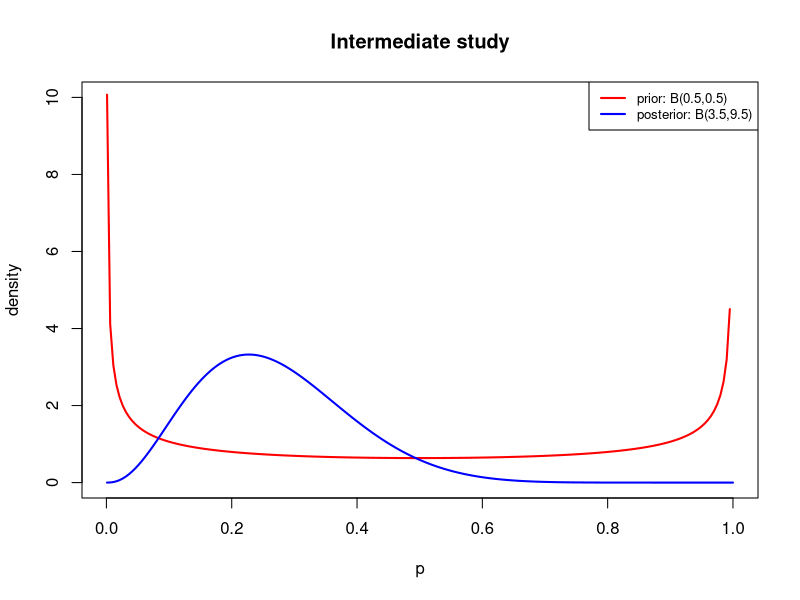
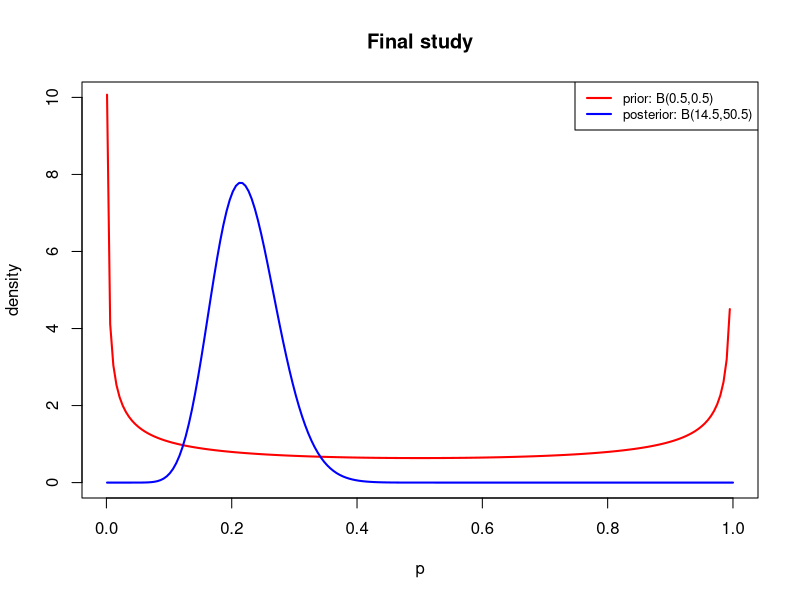
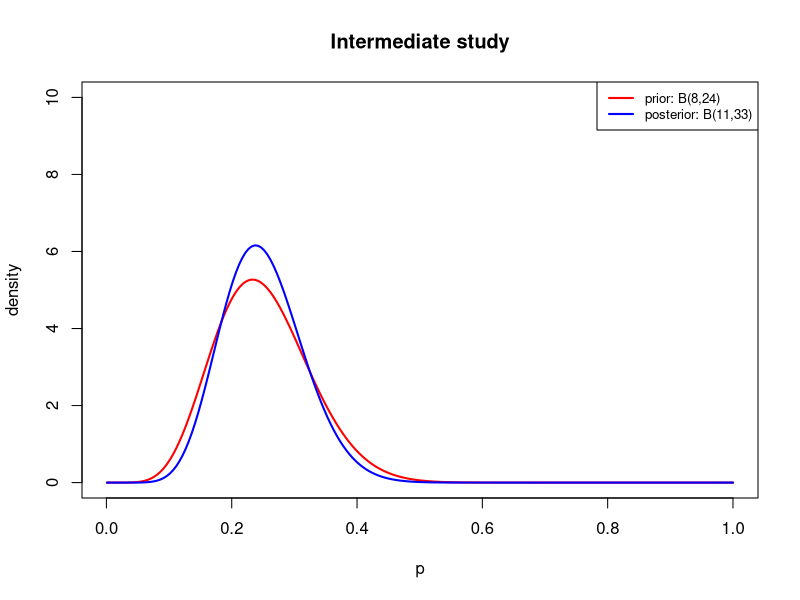
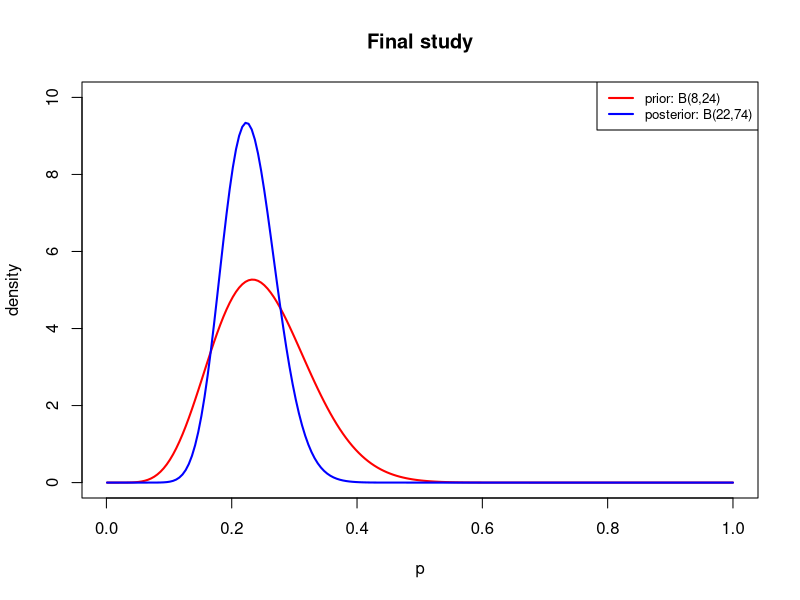

Here is the R script that generated these plots, in order:
## ---- chunk 1
knitr::opts_chunk$set(echo = TRUE)
## ---- chunk 2
height <- c(166, 168, 168, 177, 160, 170, 172, 159, 175, 164, 175, 167, 164)
table(height)
## ---- chunk 3
## Sample size
sample.n <- length(height); sample.n

## Sample meam
sample.mean <- mean(height); sample.mean

## Sample standard deviation
sample.sd <- sd(height); sample.sd

## Sample standard error
sample.se <- sample.sd / sqrt(sample.n); sample.se
## ---- chunk 4
## Significance level
alpha <- 0.05

## Degrees of freedom
df <- sample.n - 1

## t-score
t.score <- qt(p=alpha/2, df=df, lower.tail=FALSE); t.score
## ---- chunk 5
## Contract the 95% confidence interval
lower.bound <- sample.mean - t.score * sample.se
upper.bound <- sample.mean + t.score * sample.se
print(c(lower.bound, upper.bound))
## ---- chunk 6
## 2.5%, 50%(i.e. median), 97.5% quantiles of N(161,70)
qnorm(c(0.025, 0.5, 0.975), mean=161, sd=sqrt(70))

## P[m>200]
pnorm(200, mean=161, sd=sqrt(70), lower.tail=FALSE)
## ---- chunk 7
## Posterior mean
((1/900)*2185+(1/70)*161 ) / (13*(1/900)+(1/70) )

## Posterior variance
(13*(1/900)+(1/70))^(-1)
## ---- chunk 8
qnorm(c(0.025, 0.5, 0.975), mean=164.558, sd=sqrt(34.80663))
## ---- chunk 9
## P[m>200|y1,...,yn]
pnorm(200, mean=164.558, sd=sqrt(34.80663), lower.tail=FALSE) 
# or
1-pnorm(200, mean=164.558, sd=sqrt(34.80663))
## ---- chunk 10
p <- seq(1e-3,1, length=200)

plot(p, dbeta(p, 0.5, 0.5), type="l", ylab="density", col="red", 
     ylim=c(0, 10), main="Intermediate study", lwd=2)
lines(p, dbeta(p, 3.5, 9.5), ylab="density", col="blue", lwd=2)

legend("topright", legend=c("prior: B(0.5,0.5)", "posterior: B(3.5,9.5)"), 
       col=c("red", "blue"), lty=1, cex=.8, lwd=2)

plot(p, dbeta(p, 0.5, 0.5), type="l", ylab="density", col="red", 
     ylim=c(0, 10), main="Final study", lwd=2)
lines(p, dbeta(p, 14.5, 50.5), ylab="density", col="blue", lwd=2)

legend("topright", legend=c("prior: B(0.5,0.5)", "posterior: B(14.5,50.5)"), 
       col=c("red", "blue"), lty=1, cex=.8, lwd=2)
## ---- chunk 11
# Intermediate study
pbeta(0.4, 3.5, 9.5, lower.tail=FALSE)

# Final study
pbeta(0.4, 14.5, 50.5, lower.tail=FALSE)
## ---- chunk 12
# Intermediate study
## 2.5%, 50%, 97.5% quantiles of Beta(3.5, 9.5)
qbeta(c(0.025, 0.5, 0.975), 3.5, 9.5)

# Final study
## 2.5%, 50%, 97.5% quantiles of Beta(14.5, 50.5)
qbeta(c(0.025, 0.5, 0.975), 14.5, 50.5)
## ---- chunk 13
p <- seq(1e-3,1, length=200)

plot(p, dbeta(p, 8, 24), type="l", ylab="density", col="red", 
     ylim=c(0, 10), main="Intermediate study", lwd=2)
lines(p, dbeta(p, 11, 33), ylab="density", col="blue", lwd=2)

legend("topright", legend=c("prior: B(8,24)", "posterior: B(11,33)"), 
       col=c("red", "blue"), lty=1, cex=.8, lwd=2)

plot(p, dbeta(p, 8, 24), type="l", ylab="density", col="red", 
     ylim=c(0, 10), main="Final study", lwd=2)
lines(p, dbeta(p, 22, 74), ylab="density", col="blue", lwd=2)

legend("topright", legend=c("prior: B(8,24)", "posterior: B(22,74)"), 
       col=c("red", "blue"), lty=1, cex=.8, lwd=2)
## ---- chunk 14
# Intermediate study
pbeta(0.4, 11, 33, lower.tail=FALSE)

# Final study
pbeta(0.4, 22, 74, lower.tail=FALSE)
## ---- chunk 15
# Intermediate study
## 2.5%, 50%, 97.5% quantiles of Beta(11, 33)
qbeta(c(0.025, 0.5, 0.975), 11, 33)

# Final study
## 2.5%, 50%, 97.5% quantiles of Beta(22, 74)
qbeta(c(0.025, 0.5, 0.975), 22, 74)
